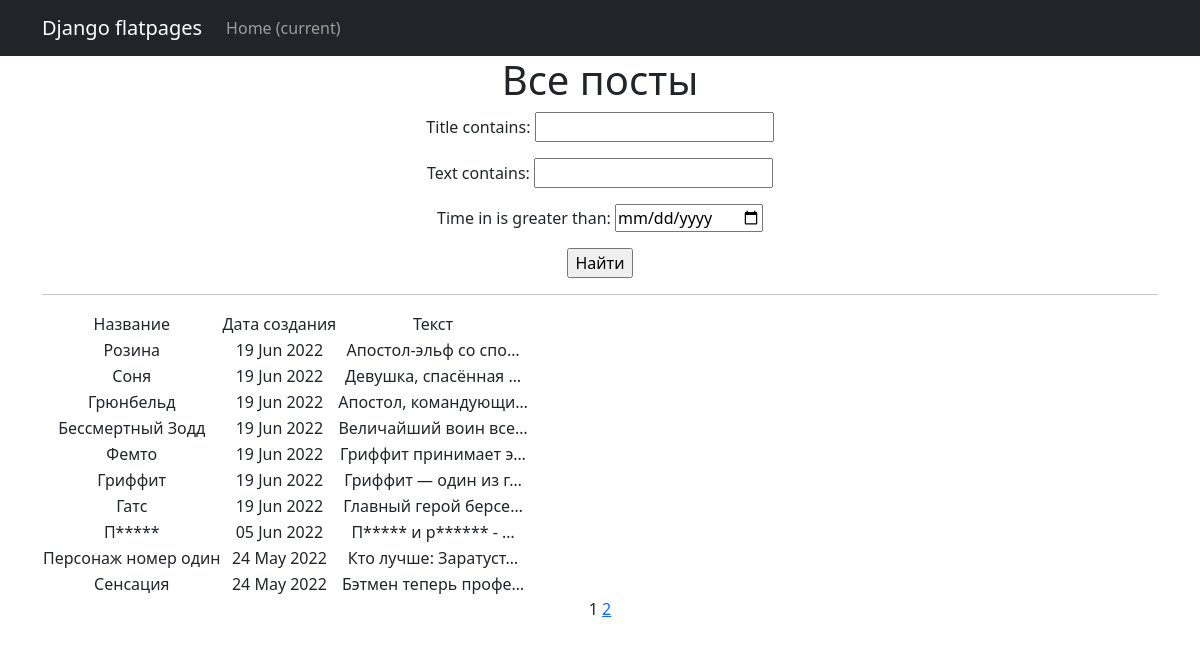
/posts/search/, run on the app's committed database.
### news/models.py (models this page shows, shortened)
class Post(models.Model):
    author = models.ForeignKey(Author, on_delete=models.CASCADE)
    ARTICLE = 'AR'
    NEWS = 'NW'
    CATEGORY_CHOISES = (
        (NEWS, 'Новость'),
        (ARTICLE, 'Статья'),
    )
    article_or_news = models.CharField(max_length=2, choices=CATEGORY_CHOISES, default=ARTICLE)
    time_in = models.DateTimeField(auto_now_add=True)
    post_category = models.ManyToManyField(Category, through='PostCategory')
    title = models.CharField(max_length=64)
    text = models.TextField()
    rating = models.IntegerField(default=0)

### news/views.py (the view)
# urls.py: path('search/', PostSearch.as_view(), name='post_search'),
class PostSearch(ListView):
    model = Post
    ordering = '-time_in'
    template_name = 'search.html'
    context_object_name = 'posts'
    paginate_by = 10
    def get_queryset(self):
        queryset = super().get_queryset()
        self.filterset = PostFilter(self.request.GET, queryset)
        return self.filterset.qs
    def get_context_data(self, **kwargs):
        context = super().get_context_data(**kwargs)
        context['filterset'] = self.filterset
        return context

### news/templatetags/custom_filters.py (called while the page is built)
@register.filter()
def censor(text):
   censored_words = ['редиска', 'плохиш']
   low = text.lower()
   for i in censored_words:
         if i.find(low):
            low = text.replace(i[1:], "*" * (len(i) - 1))
            text = low
   return f'{low}'

### news/templatetags/custom_tags.py (called while the page is built)
@register.simple_tag(takes_context=True)
def url_replace(context, **kwargs):
   d = context['request'].GET.copy()
   for k, v in kwargs.items():
       d[k] = v
   return d.urlencode()

### templates/search.html (shortened to what this page needs)
{% extends 'flatpages/default.html' %}
{% load custom_filters %}
{% load custom_tags %}
{% block content %}
    <h1>Все посты</h1>
    <form action="" method="get">
        {{ filterset.form.as_p }}
        <input type="submit" value="Найти" />
    </form>
    <hr>
    {% if posts %}
        <table>
            <tr>
                <td>Название</td>
                <td>Дата создания</td>
                <td>Текст</td>
            </tr>
            {% for post in posts %}
            <tr>
                <td>{{ post.title|censor }}</td>
                <td>{{ post.time_in|date:'d M Y' }}</td>
                <td>{{ post.text|truncatechars:20|censor }}</td>
            </tr>
            {% endfor %}
        </table>
    {% else %}
        <h2>Постов нет!</h2>
    {% endif %}
    {{ page_obj.number }}
    {% if page_obj.has_next %}
        <a href="?{% url_replace page=page_obj.next_page_number %}">{{ page_obj.next_page_number }}</a>
    {% endif %}
{% endblock content %}

### data on the page
Post: title|censor "Розина", time_in "19 Jun 2022", text|censor "Апостол-эльф со спо…"
Post: title|censor "Соня", time_in "19 Jun 2022", text|censor "Девушка, спасённая …"
Post: title|censor "Грюнбельд", time_in "19 Jun 2022", text|censor "Апостол, командующи…"
Post: title|censor "Бессмертный Зодд", time_in "19 Jun 2022", text|censor "Величайший воин все…"
Post: title|censor "Фемто", time_in "19 Jun 2022", text|censor "Гриффит принимает э…"
Post: title|censor "Гриффит", time_in "19 Jun 2022", text|censor "Гриффит — один из г…"
Post: title|censor "Гатс", time_in "19 Jun 2022", text|censor "Главный герой берсе…"
Post: title|censor "П*****", time_in "05 Jun 2022", text|censor "П***** и р****** - …"
Post: title|censor "Персонаж номер один", time_in "24 May 2022", text|censor "Кто лучше: Заратуст…"
Post: title|censor "Сенсация", time_in "24 May 2022", text|censor "Бэтмен теперь профе…"

### other printed values
{{ page_obj.number }} "1"
{{ page_obj.next_page_number }} "2"
